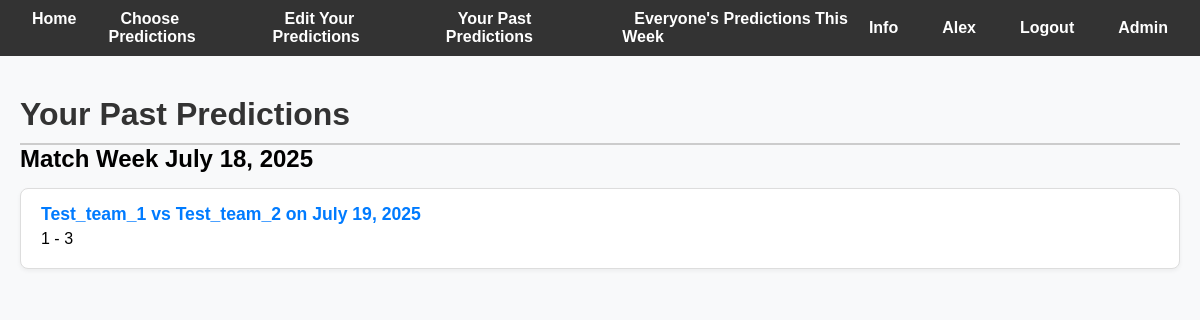
/predict/your_past_predictions (signed in), run on an earlier commit of the app's database.
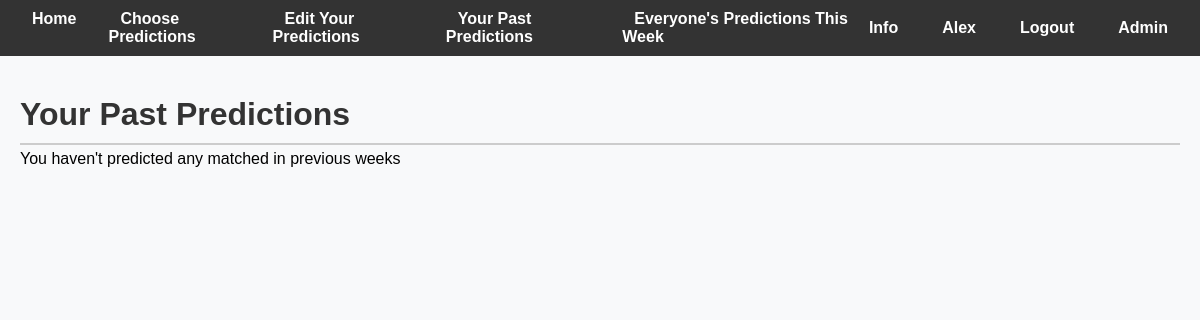
And on a later commit of the database.
### predictions/models.py (models this page shows, shortened)
class Prediction(models.Model):
    user = models.ForeignKey(User, on_delete=models.CASCADE, default=None)
    match = models.ForeignKey(Match, on_delete=models.CASCADE)
    predicted_home_score = models.IntegerField()
    predicted_away_score = models.IntegerField()
    created_at = models.DateTimeField(auto_now_add=True)
    evaluated_score = models.BooleanField(default=False) # if this prediction has been used to calculate someone's score, then its true
    counted_for_in_number_of_predictions = models.BooleanField(default=False)# if this has been used for number of predictions stat then true

class Match(models.Model):
    home_team = models.CharField(max_length=100)
    away_team = models.CharField(max_length=100)
    match_date = models.DateField()
    home_score = models.IntegerField(null=True, blank=True)
    away_score = models.IntegerField(null=True, blank=True)
    league = models.CharField(max_length=100, default = "")
    predicted = models.BooleanField(default=False)
    postponed = models.BooleanField(default=False)

### predictions/views.py (the view)
# urls.py: path("your_past_predictions", views.your_past_predictions, name="your_past_predictions"),
@login_required(login_url="/users/login/")
def your_past_predictions(request):
    user = request.user
    today = timezone.now().date()
    todays_game_week = get_match_week_start(today)
    predictions = Prediction.objects.filter(user=user)
    this_weeks_predictions = [] #actually this all the predictions that are in the current match week and onwards
    for prediction in predictions:
        if get_match_week_start(prediction.match.match_date) < todays_game_week:
            this_weeks_predictions.append(prediction)
    this_weeks_predictions.sort(key = lambda prediction: prediction.match.match_date, reverse=True)
    output = {}
    for prediction in this_weeks_predictions:
        if get_match_week_start(prediction.match.match_date) in output.keys():
            output[get_match_week_start(prediction.match.match_date)].append(prediction)
        else:
            output[get_match_week_start(prediction.match.match_date)] = [prediction]
    return render(request, "predictions/your_past_predictions.html", {"output" : output, "today_date" : today})

### predictions/views.py (called while the page is built)
def get_match_week_start(d):
    weekday = d.weekday()  # Monday=0 ... Sunday=6
    if weekday <= 3 and weekday != 0:  # Tuesday (1) to Thursday (3)
        days_until_friday = 4 - weekday
        return d + timedelta(days=days_until_friday)
    else:  # Friday (4), Saturday (5), Sunday (6), Monday(0)
        days_since_friday = (weekday - 4) % 7
        return d - timedelta(days=days_since_friday)

### predictions/templates/predictions/your_past_predictions.html (shortened to what this page needs)
{% extends "base.html" %}
{% block content %}
    <h1>Your Past Predictions</h1>
    {% for match_week, predictions in output.items %}
        <h2>Match Week {{ match_week }}</h2>
        {% for prediction in predictions %}
            <div class="prediction">
                <strong>{{ prediction.match.home_team }} vs {{ prediction.match.away_team }} on {{ prediction.match.match_date }}</strong>
                <p>{{ prediction.predicted_home_score }} - {{ prediction.predicted_away_score }}</p>
            {% empty %}
                <p>You haven't predicted any matched in previous weeks</p>
        {% endfor %}
        </div>
        {% empty %}
            <p>You haven't predicted any matched in previous weeks</p>
        {% endfor %}
    {% endblock %}

What changed in the data, as far as the page shows it:
removed Prediction: match_week "July 18, 2025", match.home_team "Test_team_1", match.away_team "Test_team_2", match.match_date "July 19, 2025", predicted_home_score "1", predicted_away_score "3"
Also different on the page:
text now shown: "You haven't predicted any matched in previous weeks"
